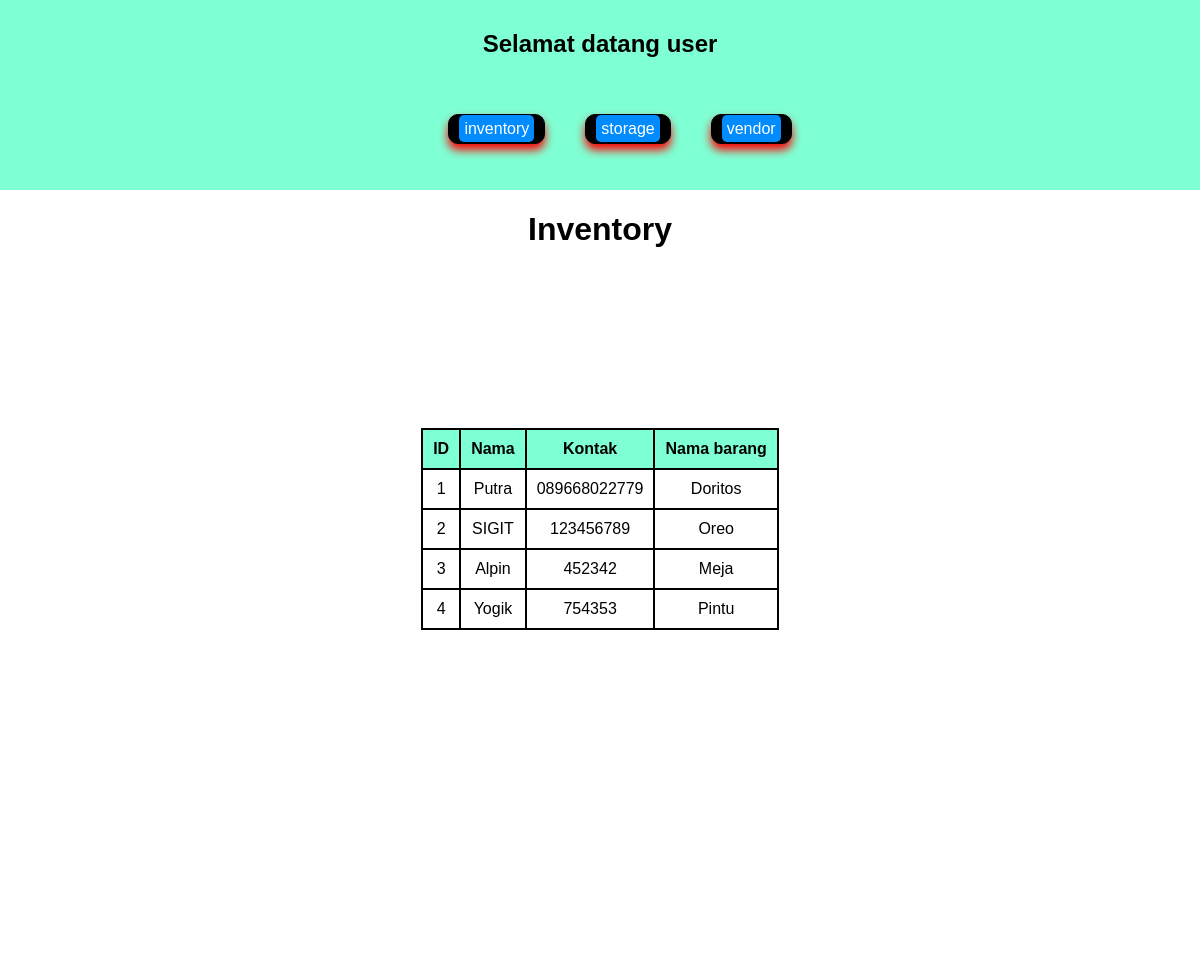
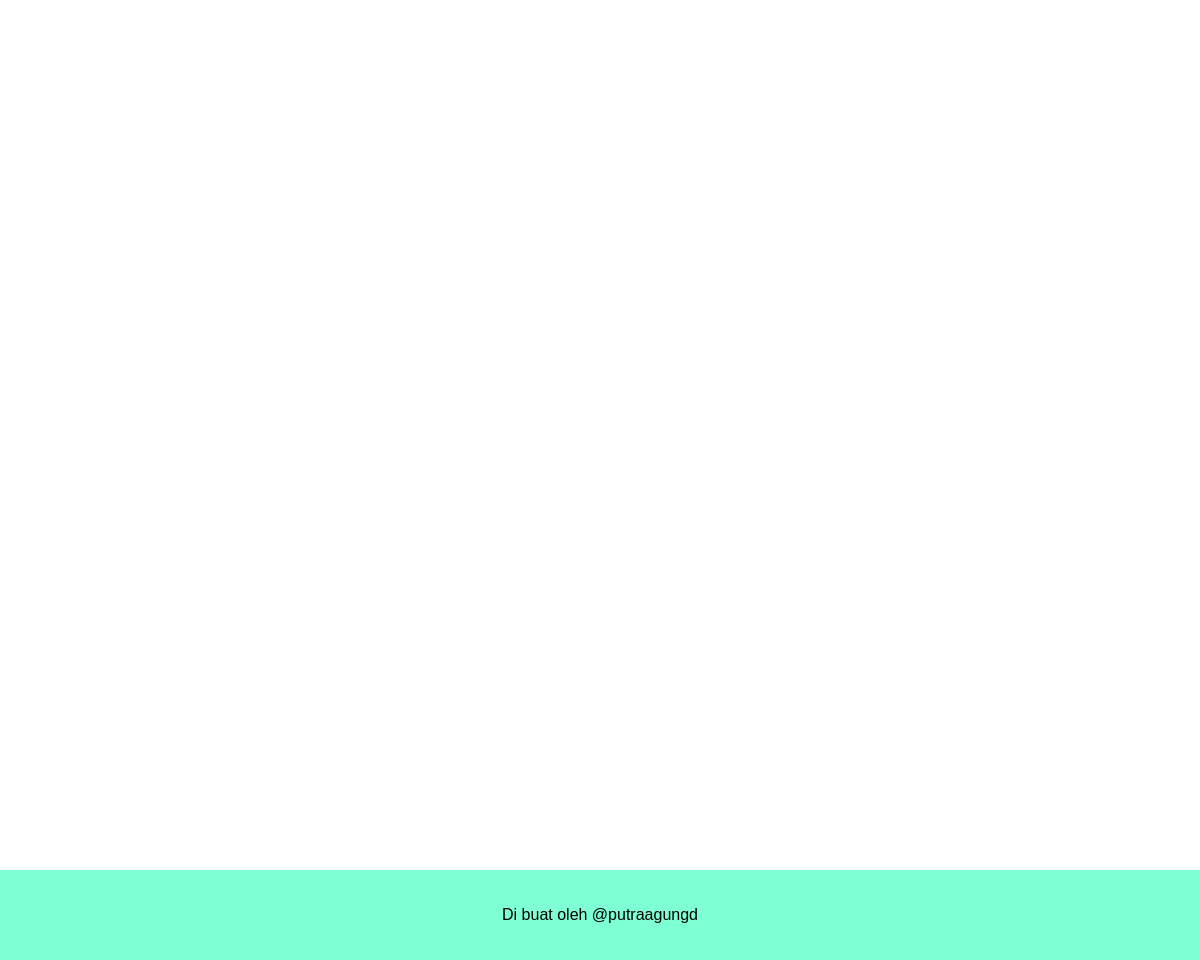
Page /Userr/vendor.php on the committed database (2 pictures, top to bottom).
### tables this page shows
CREATE TABLE `vendor` (
  `id_vendor` int(11) NOT NULL,
  `Nama` varchar(50) NOT NULL,
  `Kontak` varchar(50) NOT NULL,
  `Nama_barang` varchar(50) NOT NULL
);

### Userr/vendor.php (the view, shortened to what this page needs)
<?php
include 'header.php';
$conn = mysqli_connect("localhost", "root", "", "stok");
$result = mysqli_query($conn, "SELECT * FROM vendor");
?>
<!DOCTYPE html>
<html lang="en">
<head>
    <link rel="stylesheet" href="tabel.css">
</head>
<body>
<h1>Inventory</h1>
<table>
    <tr>
        <th>ID</th>
        <th>Nama</th>
        <th>Kontak</th>
        <th>Nama barang</th>
    </tr>
    <?php while($row = mysqli_fetch_assoc($result)): ?>
    <tr>
        <td><?php echo $row['id_vendor']; ?></td>
        <td><?php echo $row['Nama']; ?></td>
        <td><?php echo $row['Kontak']; ?></td>
        <td><?php echo $row['Nama_barang']; ?></td>
    </tr>
    <?php endwhile; ?>
</table>
</body>
</html>
<?php
include 'footer.php';
?>

### Userr/header.css (style rules this page uses)
body { margin: 0; justify-content: center; text-align: center; align-items: center; font-family: 'Courier New', Courier, monospace; }

### Userr/tabel.css (style rules this page uses)
body { margin: 0; font-family: sans-serif; }
table { border-collapse: collapse; border: 2px solid black; margin: 15% auto; }
th,td { border: 2px solid black; padding: 10px; text-align: center; }
th { background-color: aquamarine; }

### Userr/footer.css (style rules this page uses)
body { margin: 0; justify-content: center; align-items: center; text-align: center; }

### rows in the picture
vendor: id_vendor "1", Nama "Putra", Kontak "089668022779", Nama_barang "Doritos"
vendor: id_vendor "2", Nama "SIGIT", Kontak "123456789", Nama_barang "Oreo"
vendor: id_vendor "3", Nama "Alpin", Kontak "452342", Nama_barang "Meja"
vendor: id_vendor "4", Nama "Yogik", Kontak "754353", Nama_barang "Pintu"
